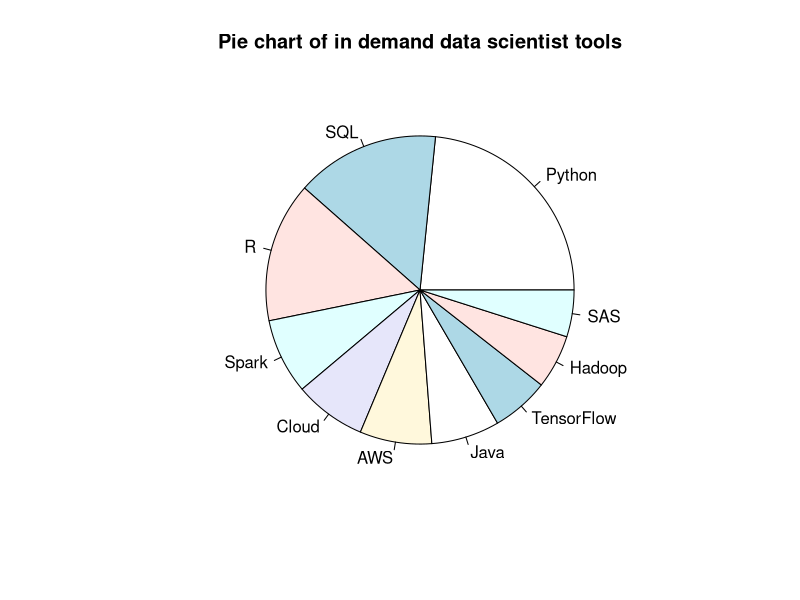
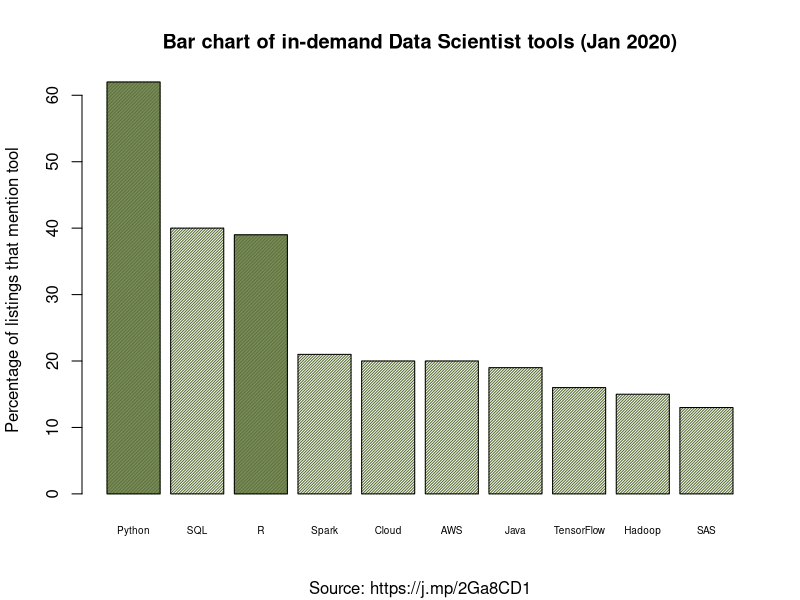

The R script that drew these images, in order:
## ---- chunk 1
# Reproduce the data from the January 2020 required tools for Data Scientists

percent <- c(62,40,39,21,20,20,19,16,15,13)
skill <- c("Python","SQL","R","Spark","Cloud","AWS","Java","TensorFlow","Hadoop","SAS")
# Generate the pie chart
pie(percent, main="Pie chart of in demand data scientist tools", labels=skill)
## ---- chunk 2
# NB we have already reproduced the data: percent and skill come from the previous piechart chunk

# Generate a bar chart
barplot(percent, 
main="Bar chart of in-demand Data Scientist tools (Jan 2020)", 
sub = "Source: https://j.mp/2Ga8CD1",
ylab="Percentage of listings that mention tool", 
names.arg=skill, 
cex.names = 0.6,                                     # shrinks text size so fits on x-axis
col="darkolivegreen",                                # colour of the bars  
density=c(100, 50, 100, 50, 50, 50, 50, 50, 50, 50)) # Shades Python and R in a darker colour
## ---- chunk 3
# This is an R code chunk
print("Hello cruel world")
## ---- chunk 4
z <- 3
z <- z * 17
print(z)
## ---- chunk 5
# Compute sales income for Martin's book

price <- 10                                     # assume price is 10 UKP per book copy
numberStudents <- 100                           # number of students in the class
recommend <- 0.5                                # proportion of students who recommend the book

sales <- numberStudents * (1 + recommend)
income <- sales * price
paste("Martin will earn:", income)              # display a readable string with the paste function
## ---- chunk 6
# Your extended code needs to go here 


## ---- chunk 7
# Define a new vector
greetings <- c("Hi!", "Hello", "Good morning", "Saludo", "Hej")
greetings
## ---- chunk 8
# Check the type of greetings
is.vector(greetings)
## ---- chunk 9
# Different ways to index vector elements
greetings[2]        # Access the 

n <- 3
greetings[n]        # You can use a variable as an index 
greetings[1:3]      # Or you can specify a range vector elements
## ---- chunk 10
# Assign the built in data object mtcars to a new data frame df
df <- mtcars

# View the data frame in a new window in RStudio
View(df)
## ---- chunk 11
# Display the observations for cylinder numbers from df
df$cyl

# Apply the median function
median(df$cyl)
